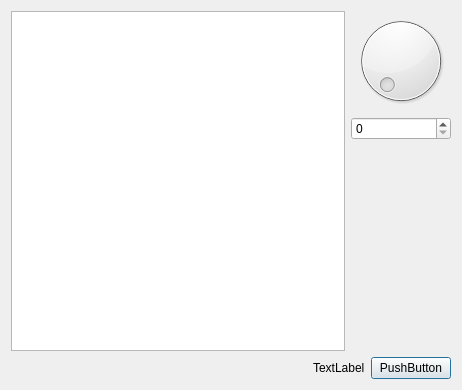
<?xml version="1.0" encoding="UTF-8"?>
<ui version="4.0">
 <class>Dialog</class>
 <widget class="QDialog" name="Dialog">
  <property name="geometry">
   <rect>
    <x>0</x>
    <y>0</y>
    <width>462</width>
    <height>390</height>
   </rect>
  </property>
  <property name="windowTitle">
   <string>Dialog</string>
  </property>
  <layout class="QVBoxLayout" name="verticalLayout_4">
   <item>
    <layout class="QVBoxLayout" name="verticalLayout_3">
     <item>
      <layout class="QHBoxLayout" name="horizontalLayout_2">
       <item>
        <widget class="QTextEdit" name="textEdit"/>
       </item>
       <item>
        <layout class="QVBoxLayout" name="verticalLayout">
         <item>
          <widget class="QDial" name="dial"/>
         </item>
         <item>
          <widget class="QSpinBox" name="spinBox"/>
         </item>
         <item>
          <spacer name="verticalSpacer">
           <property name="orientation">
            <enum>Qt::Vertical</enum>
           </property>
           <property name="sizeHint" stdset="0">
            <size>
             <width>20</width>
             <height>40</height>
            </size>
           </property>
          </spacer>
         </item>
        </layout>
       </item>
      </layout>
     </item>
     <item>
      <layout class="QHBoxLayout" name="horizontalLayout">
       <item>
        <spacer name="horizontalSpacer">
         <property name="orientation">
          <enum>Qt::Horizontal</enum>
         </property>
         <property name="sizeHint" stdset="0">
          <size>
           <width>40</width>
           <height>20</height>
          </size>
         </property>
        </spacer>
       </item>
       <item>
        <widget class="QLabel" name="label">
         <property name="text">
          <string>TextLabel</string>
         </property>
        </widget>
       </item>
       <item>
        <widget class="QPushButton" name="pushButton">
         <property name="text">
          <string>PushButton</string>
         </property>
        </widget>
       </item>
      </layout>
     </item>
    </layout>
   </item>
  </layout>
 </widget>
 <resources/>
 <connections>
  <connection>
   <sender>pushButton</sender>
   <signal>clicked()</signal>
   <receiver>Dialog</receiver>
   <slot>reject()</slot>
   <hints>
    <hint type="sourcelabel">
     <x>387</x>
     <y>373</y>
    </hint>
    <hint type="destinationlabel">
     <x>172</x>
     <y>356</y>
    </hint>
   </hints>
  </connection>
  <connection>
   <sender>spinBox</sender>
   <signal>valueChanged(QString)</signal>
   <receiver>textEdit</receiver>
   <slot>append(QString)</slot>
   <hints>
    <hint type="sourcelabel">
     <x>404</x>
     <y>134</y>
    </hint>
    <hint type="destinationlabel">
     <x>280</x>
     <y>189</y>
    </hint>
   </hints>
  </connection>
  <connection>
   <sender>dial</sender>
   <signal>valueChanged(int)</signal>
   <receiver>dial</receiver>
   <slot>setValue(int)</slot>
   <hints>
    <hint type="sourcelabel">
     <x>370</x>
     <y>91</y>
    </hint>
    <hint type="destinationlabel">
     <x>365</x>
     <y>93</y>
    </hint>
   </hints>
  </connection>
  <connection>
   <sender>dial</sender>
   <signal>sliderMoved(int)</signal>
   <receiver>spinBox</receiver>
   <slot>setValue(int)</slot>
   <hints>
    <hint type="sourcelabel">
     <x>434</x>
     <y>110</y>
    </hint>
    <hint type="destinationlabel">
     <x>433</x>
     <y>132</y>
    </hint>
   </hints>
  </connection>
 </connections>
</ui>
